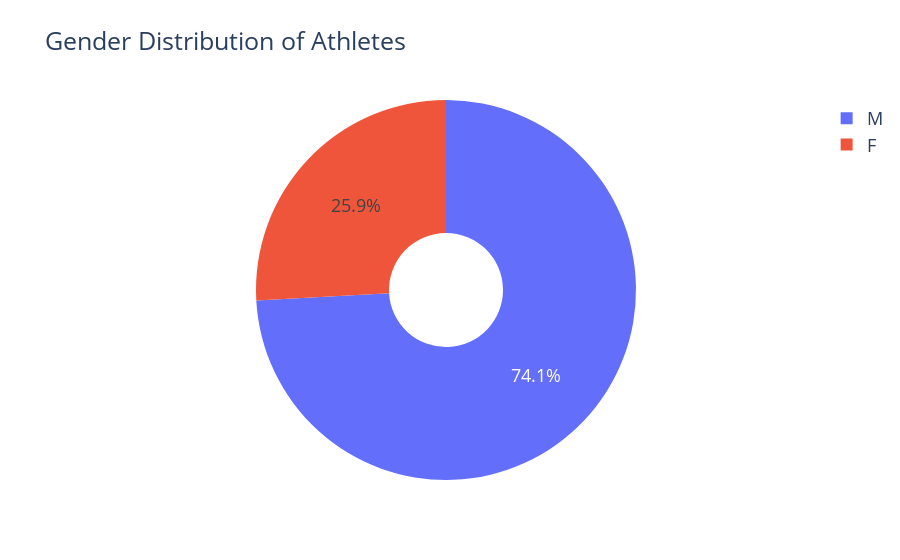

Here is the notebook cell this chart was saved with:
### Code cell
# Plot 4: Pie chart showing gender distribution (using Plotly)
gender_distribution = olympics_data['Sex'].value_counts()
fig = go.Figure(data=[go.Pie(labels=gender_distribution.index, values=gender_distribution, hole=0.3)])
fig.update_layout(title_text='Gender Distribution of Athletes', font=dict(size=18))
fig.show()

### Figure 1 — Plotly figure (JSON) as saved in the notebook; plotly's stock layout.template omitted (floating-point values rounded to 4 significant figures)
{"data": [{"hole": 0.3, "labels": ["M", "F"], "type": "pie", "values": [51877, 18123]}], "layout": {"font": {"size": 18}, "title": {"text": "Gender Distribution of Athletes"}}}
